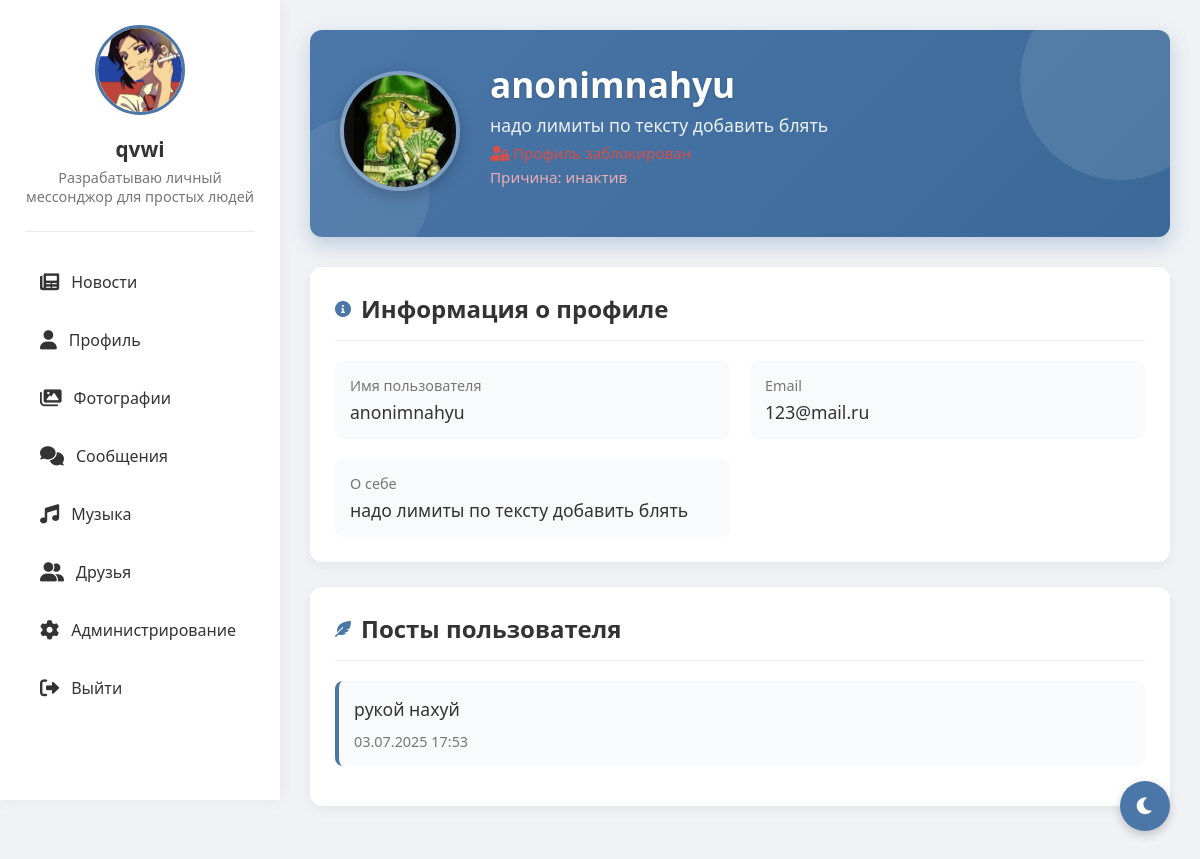
The page /profile/8 (signed in) on the database its author committed.
### tables this page shows
CREATE TABLE users (
                id INTEGER PRIMARY KEY AUTOINCREMENT,
                username TEXT UNIQUE NOT NULL,
                password TEXT NOT NULL,
                email TEXT,
                bio TEXT,
                avatar TEXT, role TEXT DEFAULT 'user' CHECK(role IN ('admin', 'moderator', 'user')), is_online BOOLEAN DEFAULT FALSE, last_seen DATETIME, banner TEXT, is_blocked BOOLEAN DEFAULT 0, block_reason TEXT);

CREATE TABLE posts (
                id INTEGER PRIMARY KEY AUTOINCREMENT,
                user_id INTEGER NOT NULL,
                content TEXT NOT NULL,
                timestamp DATETIME DEFAULT CURRENT_TIMESTAMP,
                FOREIGN KEY(user_id) REFERENCES users(id));

### routes/profile.py (the view, shortened to what this page needs)
@bp.route('/profile', methods=['GET', 'POST'], defaults={'user_id': None})
@bp.route('/profile/<int:user_id>', methods=['GET'])
def profile(user_id):
    if 'user_id' not in session:
        return redirect(url_for('auth.index'))
    if user_id is None:
        user_id = session['user_id']
        is_own_profile = True
    else:
        is_own_profile = (user_id == session['user_id'])
    conn = get_db()
    c = conn.cursor()
    c.execute("SELECT id, username, email, bio, avatar, role FROM users WHERE id = ?", (session['user_id'],))
    me = c.fetchone()
    current_user = {
        'id': me[0],
        'username': me[1],
        'email': me[2],
        'bio': me[3],
        'avatar': me[4],
        'role': me[5]
    } if me else None
    c.execute("SELECT id, username, email, bio, avatar, banner, is_online, last_seen, is_blocked, block_reason FROM users WHERE id = ?", (user_id,))
    user = c.fetchone()
    if not user:
        flash('Пользователь не найден', 'error')
        conn.close()
        return redirect(url_for('feed.feed'))
    user_data = {
        'id': user[0],
        'username': user[1],
        'email': user[2],
        'bio': user[3],
        'avatar': user[4],
        'banner': user[5],
        'is_online': bool(user[6]),
        'last_seen': user[7],
        'is_blocked': bool(user[8]),
        'block_reason': user[9]
    }
    block_moderator = None
    if user_data['is_blocked']:
        c.execute("""
            SELECT b.id, b.reason, b.created_at, u.username AS moderator
            FROM bans b LEFT JOIN users u ON b.moderator_id = u.id
            WHERE b.user_id = ?
            ORDER BY b.created_at DESC
            LIMIT 1
        """, (user_id,))
        last_ban = c.fetchone()
        if last_ban and last_ban['moderator']:
            block_moderator = last_ban['moderator']
    c.execute("SELECT id, content, timestamp FROM posts WHERE user_id = ? ORDER BY timestamp DESC", (user_id,))
    posts = c.fetchall()
    conn.close()
    return render_template('profile.html',
                         user=user_data,
                         current_user=current_user,
                         block_moderator=block_moderator,
                         posts=posts,
                         is_own_profile=is_own_profile)

### app.py (called while the page is built)
def _gen_csrf_token():
    import secrets
    token = session.get('_csrf_token')
    if not token:
        token = secrets.token_urlsafe(32)
        session['_csrf_token'] = token
    return token

@app.context_processor
def inject_csrf():
    return {'csrf_token': _gen_csrf_token()}

@app.before_request
def csrf_protect():
    if request.method in ('POST','PUT','PATCH','DELETE'):
        if request.path.startswith('/socket.io') or request.path.startswith('/static'):
            return None
        if request.endpoint in {'auth.index'}:
            if not session.get('_csrf_token'):
                return None
        token = None
        token = request.headers.get('X-CSRFToken') or request.headers.get('X-CSRF-Token')
        if not token:
            token = request.form.get('csrf_token') or request.args.get('csrf_token')
        if not token and request.is_json:
            try:
                token = (request.get_json(silent=True) or {}).get('csrf_token')
            except Exception:
                token = None
        if not token or token != session.get('_csrf_token'):
            return ('CSRF token missing or invalid', 400)

def datetimeformat(value, format='%d.%m.%Y %H:%M'):
    if not value:
        return ''
    if isinstance(value, datetime):
        dt = value
    else:
        s = str(value)
        dt = None
        for fmt in ('%Y-%m-%d %H:%M:%S.%f', '%Y-%m-%d %H:%M:%S'):
            try:
                dt = datetime.strptime(s, fmt)
                break
            except ValueError:
                pass
        if dt is None:
            try:
                dt = datetime.fromisoformat(s)
            except Exception:
                return s
    return dt.strftime(format)

def banreason(value):
    if not value:
        return ''
    try:
        s = str(value)
        parts = s.split(':', 1)
        return parts[1].strip() if len(parts) == 2 else s
    except Exception:
        return value

### models.py (called while the page is built)
def get_db():
    conn = sqlite3.connect('social_network.db')
    conn.row_factory = sqlite3.Row
    return conn

### templates/profile.html (shortened to what this page needs)
<!DOCTYPE html>
<html lang="ru">
<head>
    <link href="https://cdnjs.cloudflare.com/ajax/libs/font-awesome/6.0.0/css/all.min.css" rel="stylesheet">
</head>
<body>
    <div class="app-container">
        <div class="sidebar">
            <div class="profile-card">
                <img src="{{ url_for('static', filename='uploads/' + current_user.avatar) if current_user and current_user.avatar else url_for('static', filename='uploads/default_avatar.png') }}"
                     alt="Avatar"
                     id="sidebar-avatar"
                     onerror="this.onerror=null; this.src='{{ url_for('static', filename='uploads/default_avatar.png') }}'">
                <h3>{{ current_user.username if current_user else 'Профиль' }}</h3>
                <p>{{ current_user.bio if current_user else 'Статус не указан' }}</p>
            </div>
            <div class="nav">
                <a href="{{ url_for('feed.feed') }}">
                    <i class="fas fa-newspaper"></i> Новости
                </a>
                <a href="{{ url_for('profile.profile') }}">
                    <i class="fas fa-user"></i> Профиль
                </a>
                <a href="{{ url_for('gallery.gallery') }}">
                    <i class="fas fa-images"></i> Фотографии
                </a>
                <a href="{{ url_for('messages.messages') }}" {% if active_page == 'messages' %}class="active"{% endif %}>
                    <i class="fas fa-comments"></i> Сообщения
                </a>
                <a href="{{ url_for('music.music_index') }}" {% if active_page == 'music' %}class="active"{% endif %}>
                    <i class="fas fa-music"></i> Музыка
                </a>
                <a href="{{ url_for('friends.friends') }}" {% if active_page == 'friends' %}class="active"{% endif %}>
                    <i class="fas fa-user-friends"></i> Друзья
                </a>
                {% if current_user and current_user.role == 'admin' %}
                <a href="{{ url_for('admin.admin') }}" {% if active_page == 'admin' %}class="active"{% endif %}>
                    <i class="fas fa-cog"></i> Администрирование
                </a>
                {% endif %}
                <a href="{{ url_for('static.logout') }}">
                    <i class="fas fa-sign-out-alt"></i> Выйти
                </a>
            </div>
        </div>
        <div class="content">
            <div class="profile-header">
                <div class="profile-avatar">
                    <img src="{{ url_for('static', filename='uploads/' + user.avatar) if user.avatar else url_for('static', filename='uploads/default_avatar.png') }}"
                         alt="Avatar"
                         id="header-avatar"
                         onerror="this.onerror=null; this.src='{{ url_for('static', filename='uploads/default_avatar.png') }}'">
                </div>
                <div class="profile-info">
                    <h1>{{ user.username }}</h1>
                    <p>{{ user.bio or 'Пользователь социальной сети' }}</p>
                    <p style="margin-top:6px; font-size:0.95rem;">
                        {% if user.is_blocked %}
                            <span style="color:#e74c3c"><i class="fas fa-user-lock"></i> Профиль заблокирован</span>
                            {% if user.block_reason %}
                                <span style="display:block; color:#ffb4b4; margin-top:4px;">Причина: {{ user.block_reason | banreason }}</span>
                            {% endif %}
                        {% else %}
                            {% if user.is_online %}
                                <span style="color:#2ecc71"><i class="fas fa-circle"></i> онлайн</span>
                            {% else %}
                                <span style="color:#999"><i class="fas fa-clock"></i> был(а) {{ user.last_seen | datetimeformat }}</span>
                            {% endif %}
                        {% endif %}
                    </p>
                    <div class="profile-stats">
                    </div>
                </div>
            </div>
            <div class="section">
                <div class="section-title">
                    <i class="fas fa-info-circle"></i>
                    <h2>Информация о профиле</h2>
                </div>
                <div class="info-grid">
                    <div class="info-item">
                        <label>Имя пользователя</label>
                        <p>{{ user.username }}</p>
                    </div>
                    <div class="info-item">
                        <label>Email</label>
                        <p>{{ user.email or 'Не указан' }}</p>
                    </div>
                    <div class="info-item">
                        <label>О себе</label>
                        <p>{{ user.bio or 'Не указано' }}</p>
                    </div>
                </div>
            </div>
            <div class="section user-posts">
                <div class="section-title">
                    <i class="fas fa-feather-alt"></i>
                    <h2>Посты пользователя</h2>
                </div>
                {% if posts %}
                    {% for post in posts %}
                    <div class="post-item">
                        <div class="post-content">{{ post[1] }}</div>
                        <div class="post-time">{{ post[2] | datetimeformat }}</div>
                    </div>
                    {% endfor %}
                {% else %}
                    <div class="empty-posts">
                        <i class="fas fa-feather"></i>
                        <p>Пользователь еще не опубликовал постов</p>
                    </div>
                {% endif %}
            </div>
        </div>
    </div>
    <button class="theme-toggle" id="themeToggle">
        <i class="fas fa-moon"></i>
    </button>
</body>
</html>

### static/css/hud.css (style rules this page uses)
.sidebar { width:280px; position:fixed; left:0; top:0; height:100vh; padding:25px; background: var(--sidebar-bg, var(--bg-secondary, #ffffff)); color: var(--text-color, var(--text-primary, #333)); box-shadow: 0 0 15px var(--shadow-color, rgba(0,0,0,0.05)); z-index:100; }
.content { margin-left:280px; }
.profile-card { text-align:center; padding-bottom:25px; border-bottom:1px solid var(--border-color, #eaeaea); margin-bottom:25px; }
.profile-card img { width:90px; height:90px; border-radius:50%; object-fit:cover; border:3px solid var(--primary-color, #4a76a8); }
.profile-card h3 { margin:15px 0 5px; font-size:1.3rem; }
.profile-card p { color: var(--secondary-text, var(--text-secondary, #777)); font-size:0.9rem; }
.nav { margin-top:15px; }
.nav a { display:flex; align-items:center; padding:14px 15px; text-decoration:none; border-radius:8px; margin-bottom:8px; color: var(--text-color, var(--text-primary, #333)); transition: all .2s; }
.nav a i { margin-right:12px; font-size:1.2rem; }

### rows shown on the page
users: avatar (picture), username "qvwi", bio "Разрабатываю личный мессонджор для простых людей"
users: avatar (picture), username "anonimnahyu", bio "надо лимиты по тексту добавить блять", block_reason|banreason "инактив", email "123@mail.ru"
posts: content "рукой нахуй", timestamp "03.07.2025 17:53"
